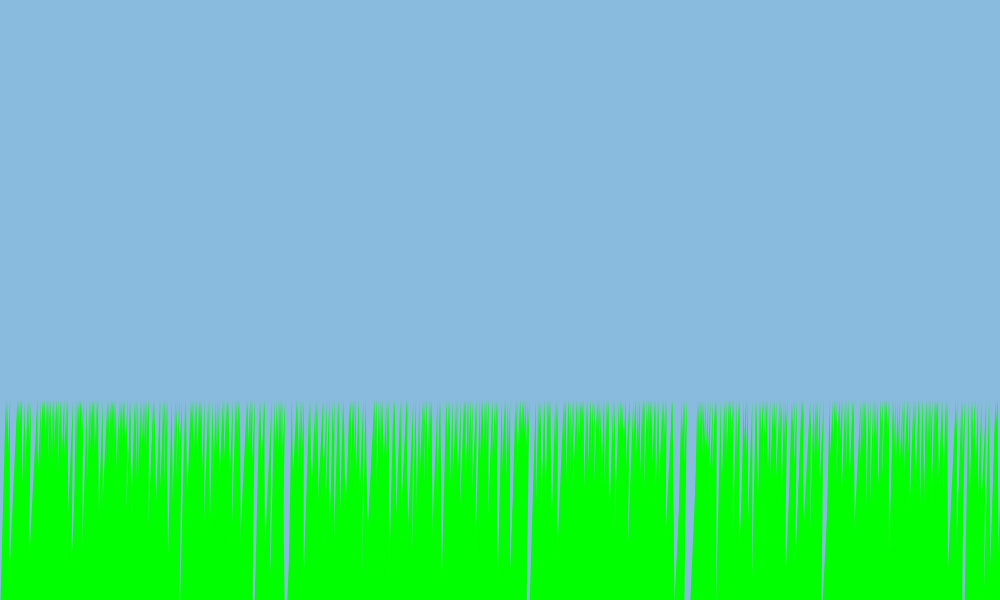
Frame 1 (no input)
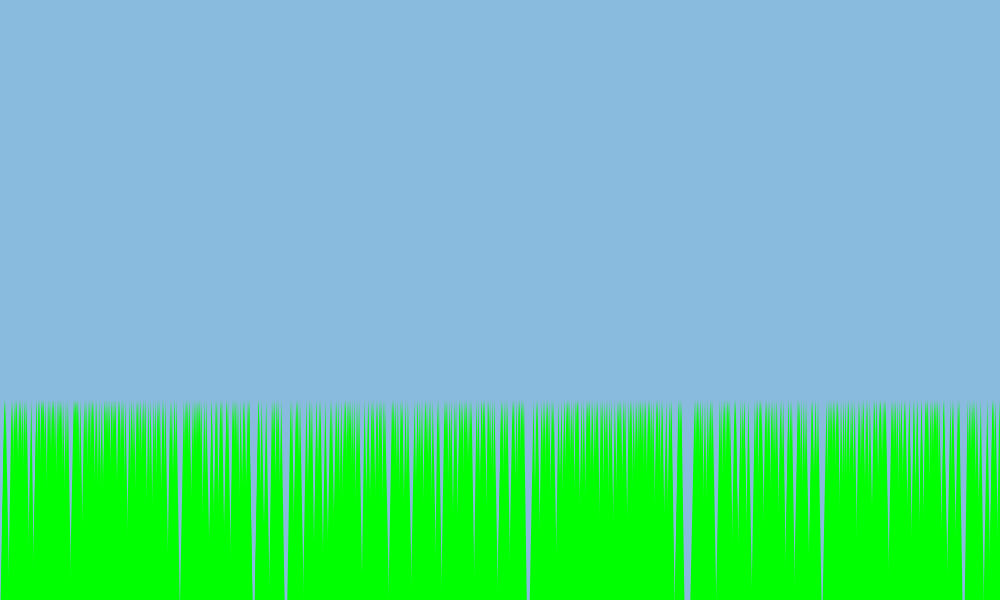
Frame 60 (the mouse pressed at the canvas centre just before this capture)
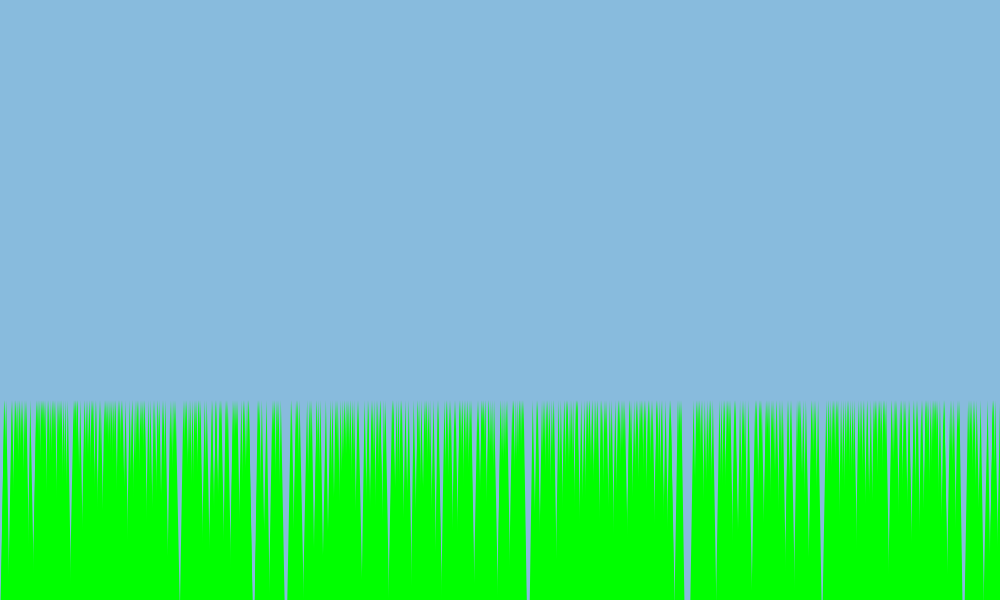
Frame 120 (the mouse held since frame 60 and released just before this capture)

The Processing sketch that drew these frames (run headless with seeded random() and noise(); from frame 60 on, the mouse is pressed at the canvas centre):

// Processing sketch: ClassArray
// ── ClassArray.pde

Grass[] stalks = new Grass[600];

void setup() {
  size(1000,600);
  for (int i=0;i<stalks.length;i++) {
    stalks[i] = new Grass();
  }
  noStroke();
}

void draw() {
  background(#88bbdd);
  
  for (int i=0;i<stalks.length;i++) {
    stalks[i].draw();
  }
}

class Grass {
  
   float x = random(width), y=height,wid=7,hgt=200;
   float bend = random(wid);
   float accel = -bend/30;
   float displacement = random(5);
  
   Grass() {
     
   } 
  
   void draw() {
       pushMatrix();
       translate(x,y);
       fill(#00ff00);
       triangle(0,0,wid/2+bend,-hgt,wid,0);
       popMatrix();
       
       if (bend > 0) {
          bend += random(accel);
          accel -= .05; 
       }
       
       if (bend < 0) {
          bend += random(accel);
          accel += .05; 
       }
       
       accel *= 0.9;
   }
  
}

void mouseMoved() {
  for (int i=0;i<stalks.length;i++) {
    if (stalks[i].x>mouseX-50 && stalks[i].x<mouseX+50) {
      stalks[i].bend += ((mouseX-pmouseX)/5)*(mouseY/300); 
      stalks[i].accel = -stalks[i].bend/5;
    }
  }
}
